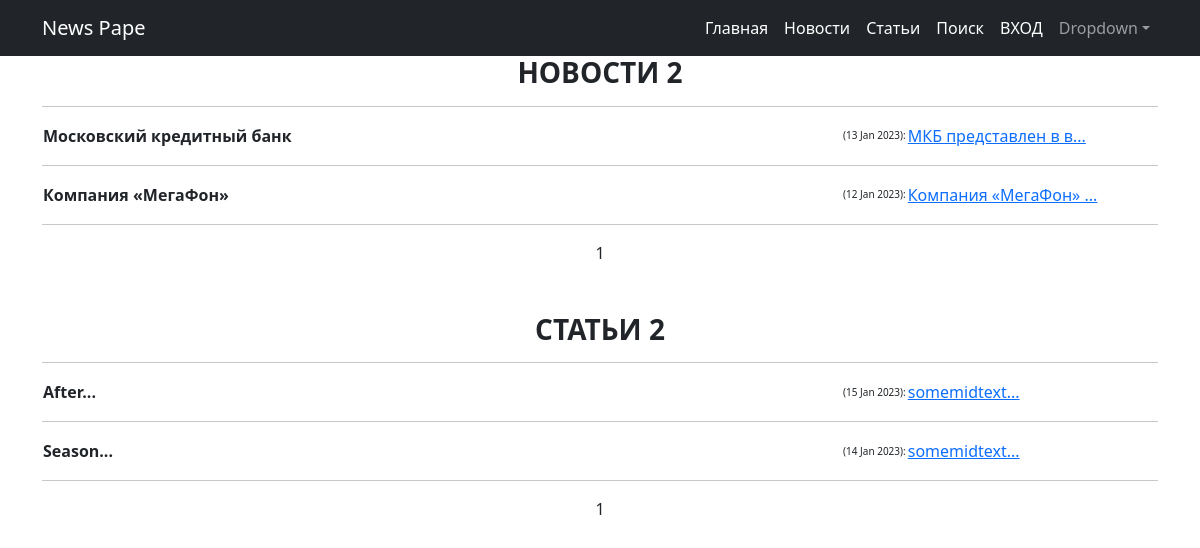
The app's page /, older data.
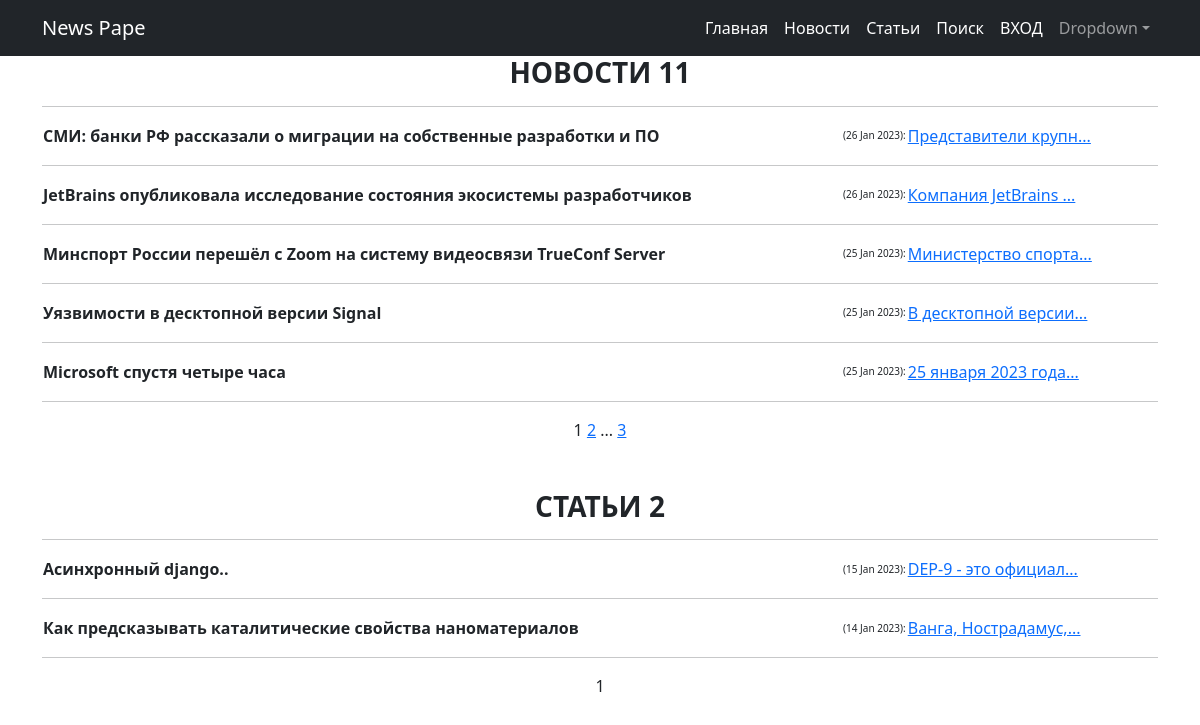
The same page, newer data.
### news/models.py (models this page shows, shortened)
class Post(models.Model):
    author = models.ForeignKey(Author, on_delete=models.CASCADE)
    NEWS = 'nw'
    ARTICLE = 'ar'
    CATEGORY_CHOICES = ((NEWS, 'Новость'), (ARTICLE, 'Статья'))
    categoryType = models.CharField(max_length=2, choices=CATEGORY_CHOICES, default=NEWS)
    dateCreation = models.DateTimeField(auto_now_add=True)
    postCategory = models.ManyToManyField(Category, through='PostCategory')
    title = models.CharField(max_length=128)
    text = models.TextField()
    rating = models.SmallIntegerField(default=0)
    def preview(self):
        return '{}...'.format(self.text[0:19])

### news/views.py (the view)
# urls.py: path('', views.NewsList, name='NewList'),
def NewsList(request):
    posts = Post.objects.filter(categoryType='nw').order_by('-dateCreation')
    paginatorn = Paginator(posts, 5)
    page_numbern = request.GET.get('pagen')
    pagen_obj = paginatorn.get_page(page_numbern)
    articles = Post.objects.filter(categoryType='ar').order_by('-dateCreation')
    paginatora = Paginator(articles, 5)
    page_numbera = request.GET.get('pagea')
    pagea_obj = paginatora.get_page(page_numbera)
    response_data = {'articles': articles, 'posts': posts, 'pagen_obj': pagen_obj, 'pagea_obj': pagea_obj}
    return render(request, 'news/news.html', response_data)

### news/templates/news/news.html (shortened to what this page needs)
{% extends 'flatpages/default.html' %}
{% block content %}
<h3><strong>НОВОСТИ {{posts|length}}</strong></h3>
<hr>
{% for post in pagen_obj %}
<table>
     <tr>
     <td width="800"  align="left" style="font-size:16px"><strong>{{ post.title }}</strong></td>
     <td style="font-size:10px">({{ post.dateCreation|date:'d M Y' }}):</td>
     <td><a href="/news/{{ post.pk }}">{{ post.preview }}</a></td>
     </tr>
</table>
<hr>
{% endfor %}
   {{ pagen_obj.number }}
   {% if pagen_obj.has_next %}
       <a href="?pagen={{ pagen_obj.next_page_number }}">{{ pagen_obj.next_page_number }}</a>
       {% if paginator.num_pages != pagen_obj.next_page_number %}
           ...
           <a href="?pagen={{ pagen_obj.paginator.num_pages }}">{{ pagen_obj.paginator.num_pages }}</a>
       {% endif %}
   {% endif %}
<br><br><br>
<h3><strong>СТАТЬИ {{articles|length}}</strong></h3>
<hr>
{% for articles in pagea_obj %}
<table>
     <tr>
     <td width="800"  align="left" style="font-size:16px"><strong>{{ articles.title }}</strong></td>
     <td style="font-size:10px">({{ articles.dateCreation|date:'d M Y' }}):</td>
     <td><a href="/article/{{articles.pk }}">{{ articles.preview }}</a></td>
     </tr>
</table>
<hr>
{% endfor %}
   {{ pagea_obj.number }}
{% endblock content %}

Row changes from the older to the newer data that the page shows:
no longer on this page (row unchanged): Post: title "Московский кредитный банк", dateCreation "13 Jan 2023", preview "МКБ представлен в в...", shown under "НОВОСТИ 2"
no longer on this page (row unchanged): Post: title "Компания «МегаФон»", dateCreation "12 Jan 2023", preview "Компания «МегаФон» ...", shown under "НОВОСТИ 2"
added Post: title "СМИ: банки РФ рассказали о миграции на собственные разработки и ПО", dateCreation "26 Jan 2023", preview "Представители крупн...", shown under "НОВОСТИ 11"
added Post: title "JetBrains опубликовала исследование состояния экосистемы разработчиков", dateCreation "26 Jan 2023", preview "Компания JetBrains ...", shown under "НОВОСТИ 11"
added Post: title "Минспорт России перешёл с Zoom на систему видеосвязи TrueConf Server", dateCreation "25 Jan 2023", preview "Министерство спорта...", shown under "НОВОСТИ 11"
added Post: title "Уязвимости в десктопной версии Signal", dateCreation "25 Jan 2023", preview "В десктопной версии...", shown under "НОВОСТИ 11"
added Post: title "Microsoft спустя четыре часа", dateCreation "25 Jan 2023", preview "25 января 2023 года...", shown under "НОВОСТИ 11"
changed Post: title "After..." → "Асинхронный django.."; preview "somemidtext..." → "DEP-9 - это официал..."
changed Post: title "Season..." → "Как предсказывать каталитические свойства наноматериалов"; preview "somemidtext..." → "Ванга, Нострадамус,..."
Text that changed along with them:
{{ posts|length }}: "2" → "11"
{{ pagen_obj.next_page_number }}: (not shown) → "2"
{{ pagen_obj.paginator.num_pages }}: (not shown) → "3"
